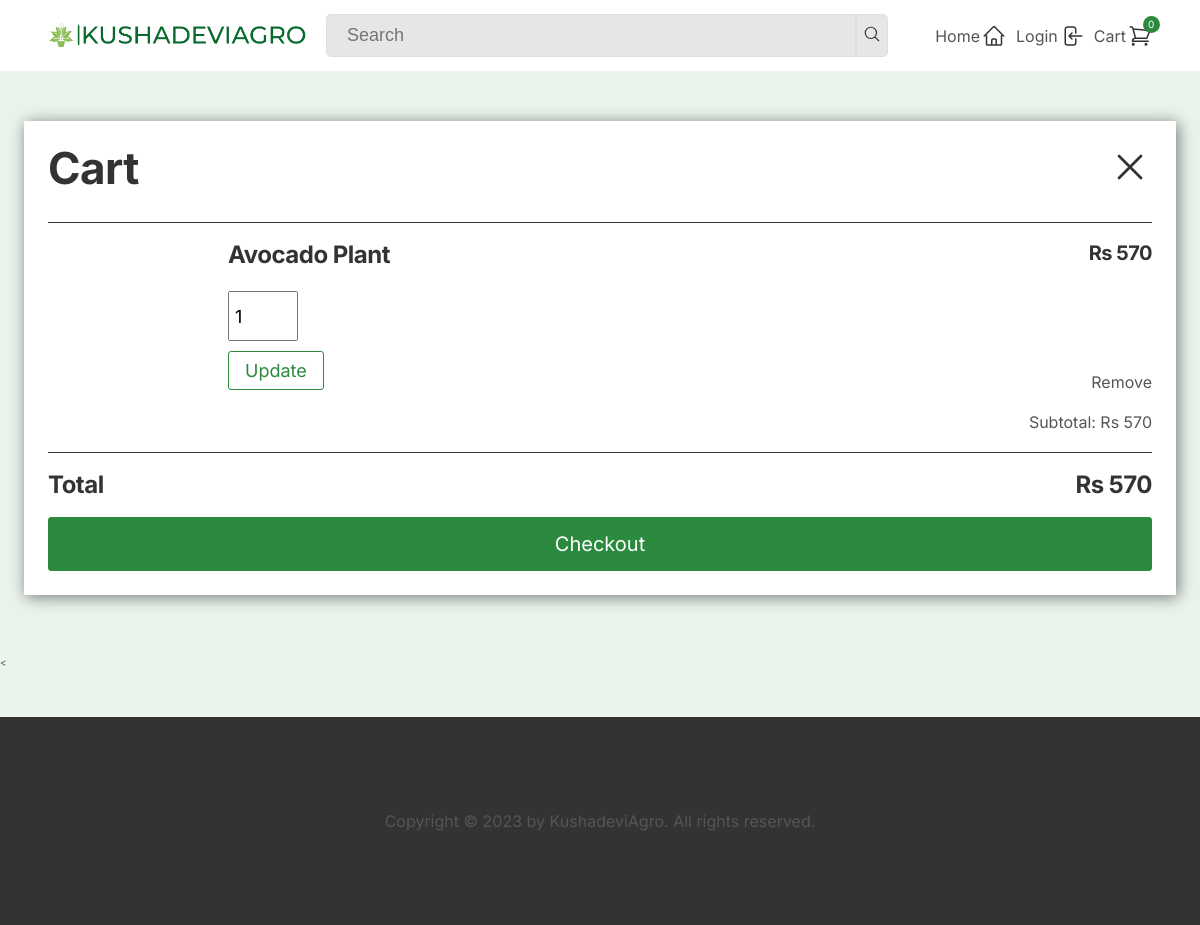
Page /shop/cart.php?id=2 on the committed database.
### tables this page shows
CREATE TABLE `t_product` (
  `p_id` int NOT NULL,
  `p_name` varchar(255) NOT NULL,
  `p_price` int NOT NULL,
  `p_available_qty` int NOT NULL,
  `p_featured_photo` varchar(255) NOT NULL,
  `p_description` text NOT NULL,
  `m_cat_id` int NOT NULL,
  `s_cat_id` int DEFAULT NULL,
  `p_is_featured` int NOT NULL,
  `p_is_active` int NOT NULL
);

### shop/cart.php (the view, shortened to what this page needs)
<?php require("sub-header.php") ?>
<?php
if (isset($_REQUEST["id"])) {
  $query = "select * from t_product where p_id=? and p_is_active =1";
  $stmt = mysqli_stmt_init($conn);
  mysqli_stmt_prepare($stmt, $query);
  mysqli_stmt_bind_param($stmt, "i", $_REQUEST["id"]);
  mysqli_stmt_execute($stmt);
  $result = mysqli_stmt_get_result($stmt);
} ?>
<?php
$totalcost = 0;
?>
<section class="section-cart">
  <div class="container <?php if ($_SESSION['cart-info']['value'] > 0) {
                          echo 'cart-container';
                        } ?>">
    <div class="cart-box container margin-bottom-md">
      <div class="cart-header">
        <h2 class="heading-secondary ">Cart</h2>
        <a href="index.php<?php if (isset($_SESSION["search"]["item"])) {
                          } ?>" class="cross-link">
          <svg xmlns="http://www.w3.org/2000/svg" fill="none" viewBox="0 0 24 24" stroke-width="1.5" stroke="currentColor" class=" icon cross-icon">
            <path stroke-linecap="round" stroke-linejoin="round" d="M6 18L18 6M6 6l12 12" />
          </svg>
        </a>
      </div>
      <div class="cart-main">
        <?php if (!isset($_SESSION["cart"]) || empty($_SESSION["cart"])) {
          echo "<h1 class='heading-tertiary center-text margin-bottom-extra-lg'>Your cart is empty!</h1>";
          unset($_SESSION["cart-info"]);
          unset($_SESSION["search"]);
          unset($_SESSION["category"]);
          unset($_SESSION["sub_category"]);
        } else {
        ?>
          <div class="cart-product-list">
            <?php
            foreach ($_SESSION["cart"] as $product) {
            ?>
              <div class="cart-item">
                <div class="cart-p-img" style="background-image:url('img/uploads/<?php echo $product['p_featured_photo']; ?>');"></div>
                <div class="cart-product-block">
                  <div class="cart-product-info">
                    <h3 class="heading-tertiary"><?php echo $product["p_name"] ?></h3>
                    <h4 class="heading-quarternary">Rs <?php echo $product["p_price"] ?></h4>
                  </div>
                  <div class="cart-product-action">
                    <div class="cart-product-update">
                      <form action="" method="post" class="cart-update-form">
                        <input type="number" name="selected_qty" value="<?php echo $product["p_selected_qty"]; ?>" min="1" max="<?php echo $product["p_qty"]; ?>" step="1">
                        <button class="btn-form bf-t btn-small" value="<?php echo $product["p_id"] ?>" name="update">Update</button>
                      </form>
                    </div>
                    <a href="cart-item-delete.php?id=<?php echo $product["p_id"]; ?>">Remove</a>
                  </div>
                  <div class="product-extra-box">
                    <?php
                    $subtotal = $product["p_selected_qty"] * $product["p_price"];
                    $totalcost += $subtotal;
                    ?>
                    <p>Subtotal: Rs <?php echo $subtotal; ?> </p>
                  </div>
                </div>
              </div>
            <?php } ?>
          </div>
      </div>
      <div class="cart-footer border-top">
        <div class="footer-info-box">
          <h3 class="heading-tertiary">Total</h3>
          <h3 class="heading-tertiary">Rs <?php echo $totalcost; ?></h3>
        </div>
        <a href="checkout.php" class="btn btn-full btn-big btn-checkout center-text">Checkout</a>
      </div>
    <?php } ?>
    </div>
  </div>
  < </section>
    <?php require_once("../footer.php") ?>

### css/common.css (style rules this page uses)
* { margin: 0; padding: 0; box-sizing: border-box; }
html { font-size: 62.5%; scroll-behavior: smooth; scroll-padding-top: 6.2rem; }
body { font-family: "inter", sans-serif; line-height: 1; font-weight: 400; color: #555; }
.heading-primary, .heading-secondary, .heading-tertiary, .heading-quarternary { font-weight: 700; letter-spacing: -0.5px; color: #333; }
.heading-secondary { font-size: 4.4rem; }
.heading-tertiary { font-size: 2.4rem; }
.heading-quarternary { font-size: 2rem; }
.container { max-width: 120rem; margin: 0 auto; padding: 0 2.4rem; }
a { text-decoration: none; }
.btn { border: 1px solid #2b8a3e; color: #2b8a3e; border-radius: 3px; cursor: pointer; }
.btn:link, .btn:visited { display: inline-block; text-decoration: none; border-radius: 3px; transition: all 0.3s; border: 1px solid #2b8a3e; }
.btn-full:link, .btn-full:visited { background-color: #2b8a3e; color: #fff; }
.btn-form { display: inline-block; font-family: inherit; color: #2b8a3e; border: 1px solid #2b8a3e; background-color: transparent; text-decoration: none; border-radius: 3px; cursor: pointer; transition: all 0.3s; }
.btn-big { font-size: 2rem; padding: 1.6rem 3.2rem; }
.btn-small { font-size: 1.8rem; padding: 0.8rem 1.6rem; }
.icon { color: #333; transition: all 0.3s; }
.center-text { text-align: center !important; }
.margin-bottom-md { margin-bottom: 6.2rem !important; }

### shop/css/style.css (style rules this page uses)
.section-cart { padding-top: 5rem; padding-bottom: 5rem; background-color: #eaf3ec; }
.cart-box { box-shadow: 0.2rem 0.2rem 1.5rem rgba(0, 0, 0, 0.5); padding-top: 2.4rem; padding-bottom: 2.4rem; background-color: #fff; }
.cart-header { display: flex; justify-content: space-between; align-items: center; margin-bottom: 3.2rem; }
.cross-icon { color: #333; width: 4.4rem; height: 4.4rem; }
.cart-item { border-top: 1px solid #333; padding: 2rem 0; display: flex; gap: 2rem; }
.cart-p-img { width: 16rem; height: 16rem; background-size: cover; background-position: center; }
.cart-product-block { display: flex; flex-direction: column; flex: 1; gap: 2.4rem; }
.cart-product-info { display: flex; justify-content: space-between; }
.product-extra-box { align-self: flex-end; font-size: 1.6rem; }
.product-extra-box p { font-size: 1.6rem; line-height: 1.1; }
.footer-info-box { display: flex; justify-content: space-between; margin-top: 2rem; }
.btn-checkout { margin-top: 2rem; width: 100%; }
.cart-product-action { display: flex; justify-content: space-between; }
.cart-update-form { display: flex; flex-direction: column; gap: 1rem; }
.cart-product-action input { width: 7rem; height: 5rem; font-size: 1.8rem; font-family: inherit; padding: 0 0.5rem; }
.cart-product-action a:link, .cart-product-action a:visited { color: inherit; font-size: 1.6rem; align-self: flex-end; }
.border-top { border-top: 1px solid #333; }

### rows in the picture
t_product: p_name "Avocado Plant", p_price "570", selected_qty "1", $product["p_id"] 2 (drawn)

### other values in the picture
$totalcost "570"
